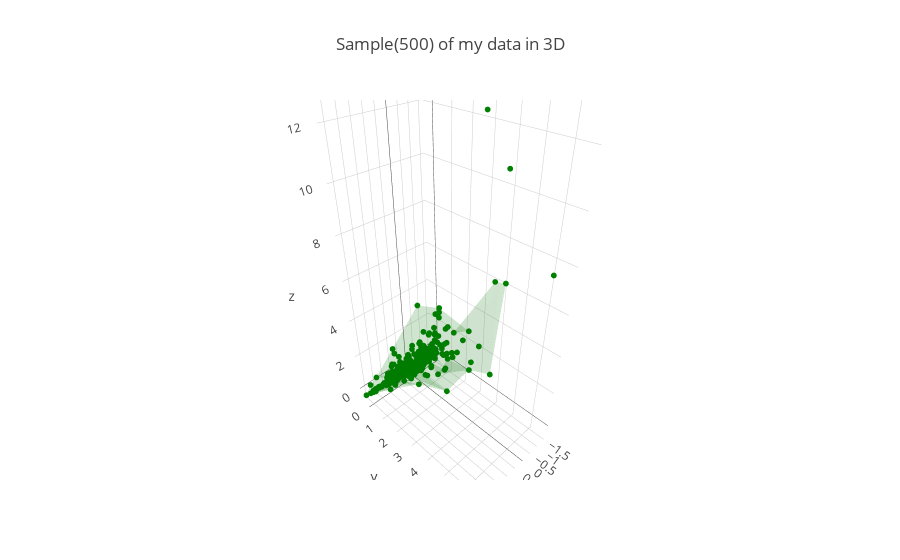

Source (notebook cell):
### Code cell
# v dalsich bodech zadani budu vyuzivat tyto data (standardizovane)
# Data by se asi mely nejakym zpusobem preskalovat. Minimalne kvuli priznaku 'Recency', ktery je radove vetsi nez zbyle dva aniz by tam byl nejaky duvod pro takovy rozdil.
# Avsak napriklad 'Monetary' by nejspise melo mit vetsi vahu nez 'Frequency' coz by normalizace trochu vyrusila, proto jsem zvolil standardizaci

df_s = standardizace_dat(df)
Graf3D(df_s)

### Figure 1 — Plotly figure (JSON) as saved in the notebook; plotly's stock layout.template omitted (floating-point values rounded to 4 significant figures; data arrays with more than 128 entries replaced by an {"elided": "..."} marker saying what was removed)
{"data": [{"marker": {"color": "green", "size": 2}, "mode": "markers", "name": "Cluster", "type": "scatter3d", "uid": "6414fae5-667d-4761-906e-b41d134d4d85", "x": {"elided": "500 float values"}, "y": {"elided": "500 float values"}, "z": {"elided": "500 float values"}}, {"alphahull": 5, "color": "green", "name": "Cluster", "opacity": 0.1, "showscale": true, "type": "mesh3d", "uid": "92f1b280-9ae1-4b5d-9399-9f2e4e803cd1", "x": {"elided": "500 float values"}, "y": {"elided": "500 float values"}, "z": {"elided": "500 float values"}}], "layout": {"scene": {"xaxis": {"zeroline": true}, "yaxis": {"zeroline": true}, "zaxis": {"zeroline": true}}, "title": "Sample(500) of my data in 3D"}}
